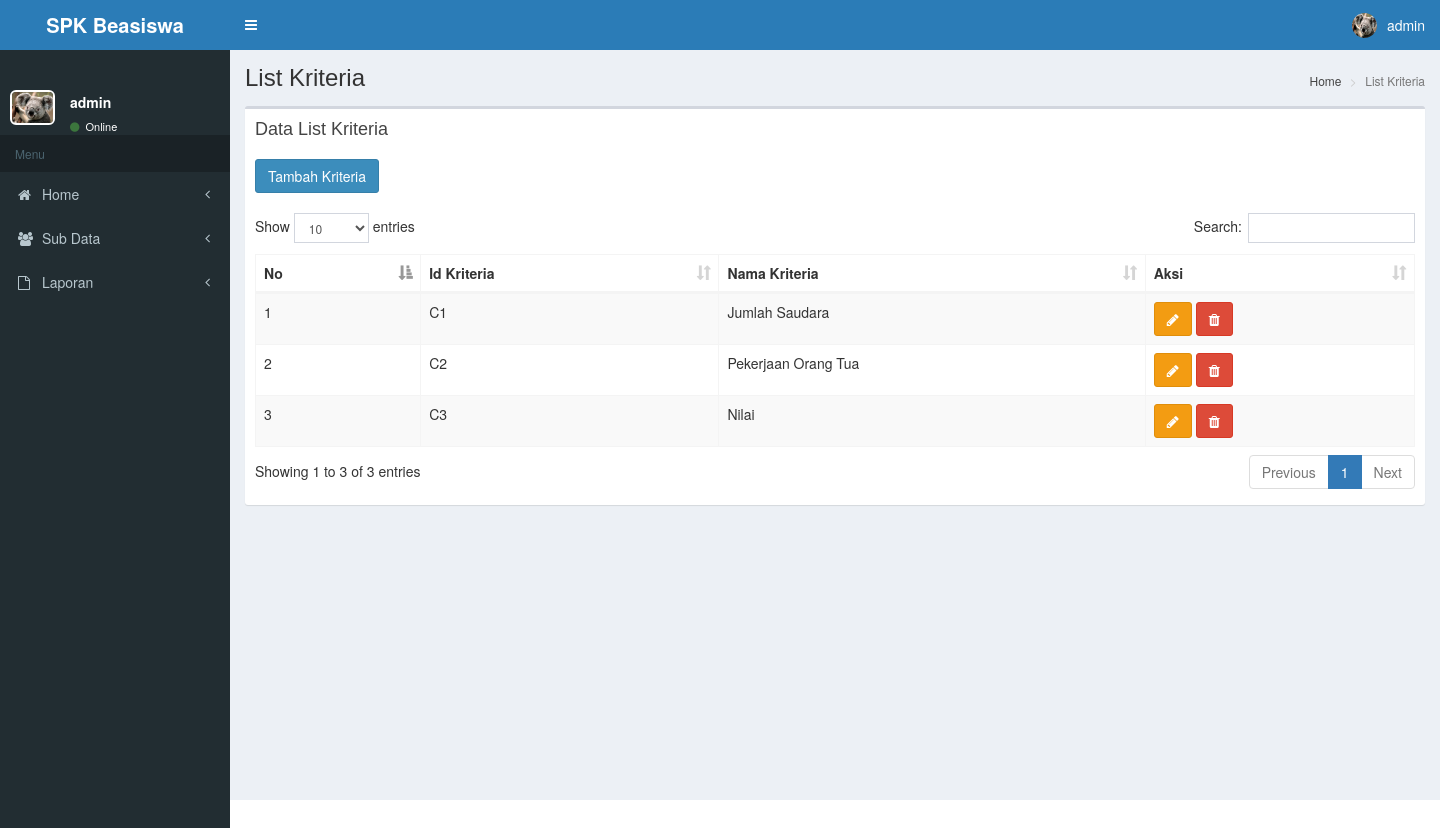
Page /admin/admin.php?p=kriteria (signed in) on the earlier database version.
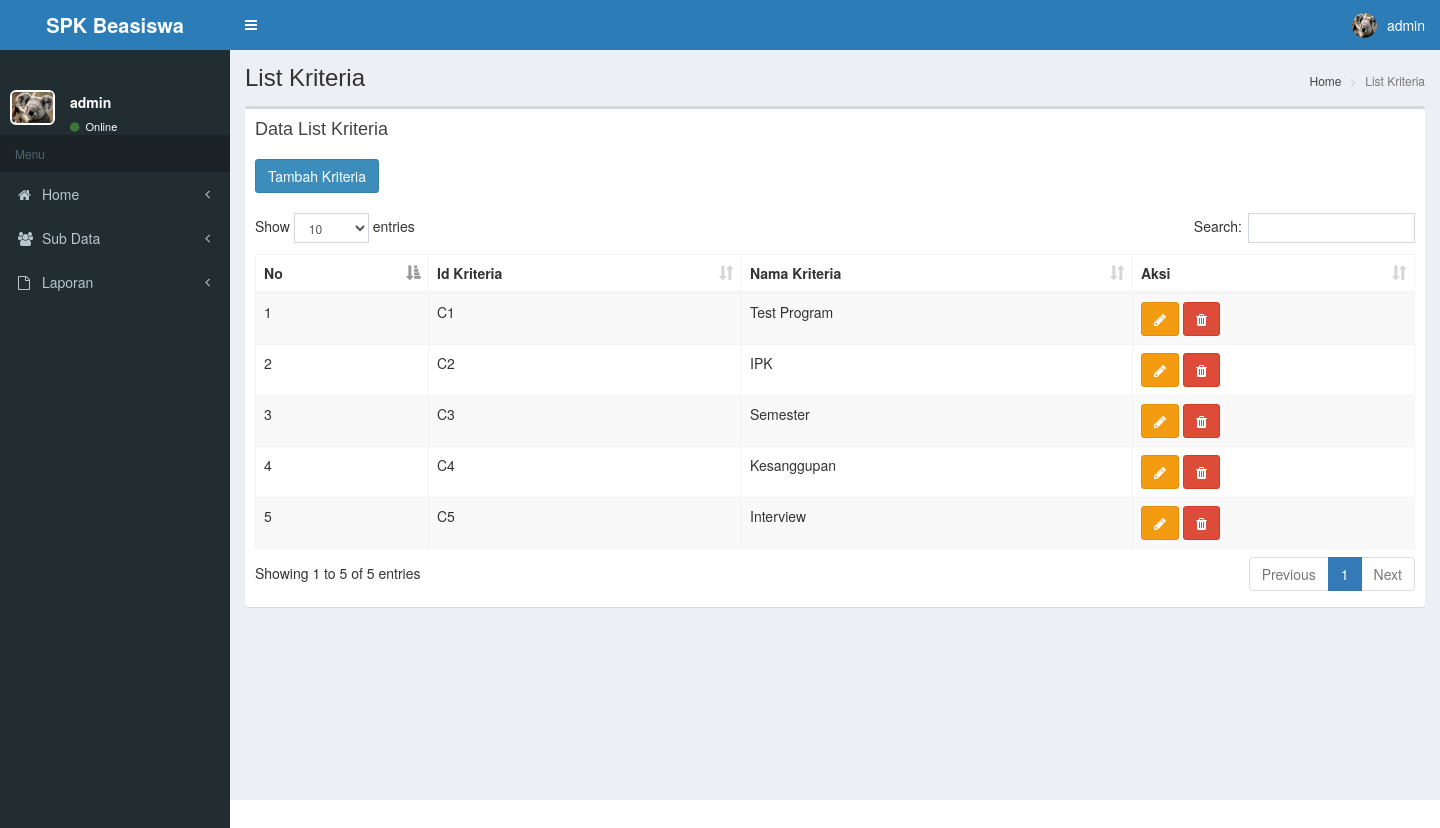
Same page on the later database version.
### tables this page shows
CREATE TABLE `kriteria` (
  `id_kriteria` varchar(30) NOT NULL,
  `nama_kriteria` varchar(50) NOT NULL
);

### admin/pages/kriteria.php (the view)
<div class="content-wrapper">
    <section class="content-header">
      <h1>
        List Kriteria
      </h1>
      <ol class="breadcrumb">
        <li><a href="#"> Home</a></li>
        <li class="active">List Kriteria </li>
      </ol>
    </section>
    <section class="content">
      <div class="row">
        <div class="col-xs-12">
          <div class="box">
            <div class="box-header">
              <h3 class="box-title">Data List Kriteria </h3>
            </div>
            <div class="box-body">
            <a  href="admin.php?p=tambah-kriteria" class="btn btn-primary">Tambah Kriteria </a>
                <br>
                <br>
              <div class="table-responsive">
              <table id="example1" class="table table-bordered table-striped">
                <thead>
                  <tr>
                    <th>No</th>
                    <th>Id Kriteria</th>
                    <th>Nama Kriteria</th>
                  <th>Aksi</th>
                  </tr>
                </thead>
                <tbody>
                   <?php
                   include './../koneksi/koneksi.php';
                  $no=0;
                $sql=mysqli_query($conn,"SELECT * FROM kriteria ");
                  while($q=mysqli_fetch_array($sql)){
                    $no++;
                 ?>
                  <tr>
                    <td><?php echo $no; ?></td>
                     <td><?php echo $q['id_kriteria']; ?></td>
                    <td><?php echo $q['nama_kriteria']; ?></td>
                   <td>
                      <a href="admin.php?p=edit-kriteria&id=<?php echo $q['id_kriteria']; ?>" class="btn btn-warning"><i class="fa fa-pencil"></i></a>
                      <a href="pages/delet-kriteria.php?id=<?php echo $q['id_kriteria']; ?>" onclick="return confirm('Yakin Mau DIhapus?')" class="btn btn-danger"><i class="fa fa-trash"></i></a>
                    </td>
                  </tr>
              <?php } ?>
                </tbody>
              </table>
            </div>
            </div>
          </div>
        </div>
      </div>
        </section>
  </div>

Differences in the rows shown:
changed kriteria "C1": nama_kriteria "Jumlah Saudara" → "Test Program"
changed kriteria "C2": nama_kriteria "Pekerjaan Orang Tua" → "IPK"
changed kriteria "C3": nama_kriteria "Nilai" → "Semester"
added kriteria: id_kriteria "C4", nama_kriteria "Kesanggupan"
added kriteria: id_kriteria "C5", nama_kriteria "Interview"
Other differences:
text written by a page script: "Show entries Search: Showing 1 to 3 of 3 entries Previous 1 Next" → "Show entries Search: Showing 1 to 5 of 5 entries Previous 1 Next"
